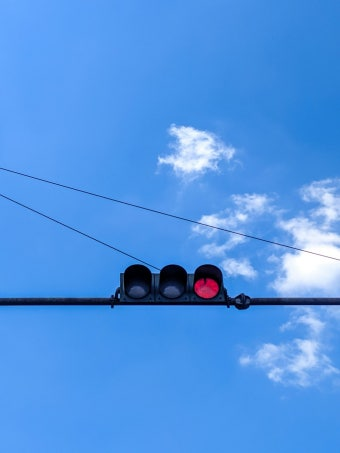
#> input picture lane_project/red.jpg, 340 x 453 px
$ python blinker_recognize.py
#> lines starting #> are read from the running program, lines starting #| are printed output that depends on the picture; after the words box and inside, x2 and y2 are one past the last pixel; in counts of white or black regions, pixels touching at a corner belong together
#> the answer given: red.jpg
#> further down, img is the input picture: shape (453, 340, 3); mean B, G, R 228.3, 149.5, 81.4
import cv2
import numpy as np


def detect_traffic_light(frame):
    result = frame.copy()
    height, width = frame.shape[:2]
#> height = 800; width = 600

    # 신호등 탐지 ROI
    roi_y_start = int(height * 0.15)
#> roi_y_start = 120
    roi_y_end = int(height * 0.95)
#> roi_y_end = 760
    roi = frame[roi_y_start:roi_y_end, :]
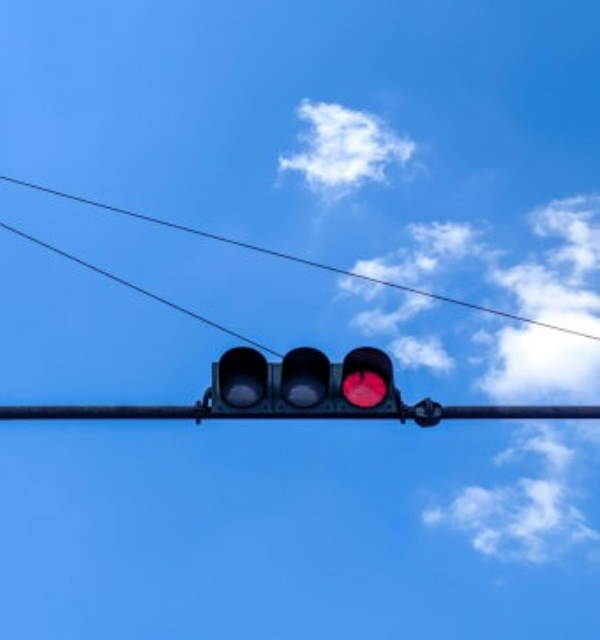
#> roi: shape (640, 600, 3); mean B, G, R 226.2, 149.1, 82.6

    blur = cv2.GaussianBlur(roi, (5, 5), 0)
    hsv = cv2.cvtColor(blur, cv2.COLOR_BGR2HSV)
#> hsv: shape (640, 600, 3); mean H, S, V 106.4, 164.6, 226.5

    # RED 범위
    lower_red1 = np.array([0, 30, 50])
    upper_red1 = np.array([20, 255, 255])

    lower_red2 = np.array([145, 30, 50])
    upper_red2 = np.array([180, 255, 255])

    red_mask1 = cv2.inRange(hsv, lower_red1, upper_red1)
#> red_mask1: shape (640, 600); every value is 0
    red_mask2 = cv2.inRange(hsv, lower_red2, upper_red2)
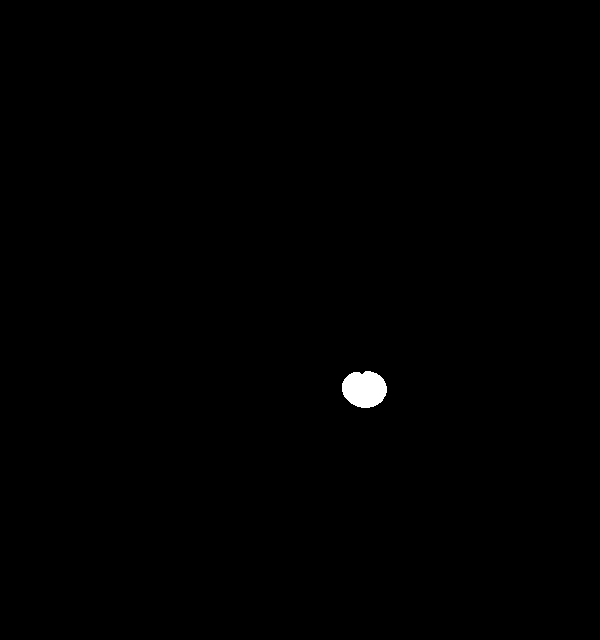
#> red_mask2: shape (640, 600); 0.34% white; 1 white region, box (x1, y1, x2, y2) and area: (342, 371, 387, 408) 1307
    red_mask = cv2.bitwise_or(red_mask1, red_mask2)

    # GREEN 범위
    lower_green = np.array([35, 40, 50])
    upper_green = np.array([95, 255, 255])
    green_mask = cv2.inRange(hsv, lower_green, upper_green)

    kernel = np.ones((5, 5), np.uint8)

    red_mask = cv2.morphologyEx(red_mask, cv2.MORPH_OPEN, kernel)
    red_mask = cv2.morphologyEx(red_mask, cv2.MORPH_CLOSE, kernel)
#> red_mask: shape (640, 600); 0.34% white; 1 white region

    green_mask = cv2.morphologyEx(green_mask, cv2.MORPH_OPEN, kernel)
    green_mask = cv2.morphologyEx(green_mask, cv2.MORPH_CLOSE, kernel)

    def find_best_light(mask):
        contours, _ = cv2.findContours(
            mask, cv2.RETR_EXTERNAL, cv2.CHAIN_APPROX_SIMPLE
        )
#> contours = 1 contour; box (x1, y1, x2, y2) and area: (342, 371, 387, 408) 1254

        best_area = 0
        best_box = None
        best_circle = None

        for cnt in contours:
            area = cv2.contourArea(cnt)

            if area < 30:
                continue

            x, y, w, h = cv2.boundingRect(cnt)

            ratio = w / h
            if ratio < 0.4 or ratio > 2.2:
                continue

            perimeter = cv2.arcLength(cnt, True)
            if perimeter == 0:
                continue

            circularity = 4 * np.pi * area / (perimeter * perimeter)

            if circularity < 0.15:
                continue

            (cx, cy), radius = cv2.minEnclosingCircle(cnt)

            if area > best_area:
                best_area = area
                best_box = (x, y + roi_y_start, w, h)
                best_circle = (int(cx), int(cy + roi_y_start), int(radius))
#> this loop made 1 pass
#> (area, x, y, w, h, ratio, perimeter, circularity) on pass 1: (1254.5, 342, 371, 45, 37, 1.22, 133.6, 0.883)
#> after the loop, best_area = 1254.5

        return best_area, best_box, best_circle

    red_area, red_box, red_circle = find_best_light(red_mask)
#> red_area = 1254.5; red_box = (342, 491, 45, 37); red_circle = (364, 507, 22)
    green_area, green_box, green_circle = find_best_light(green_mask)
#> green_area = 0

    state = "NONE"

    if red_area > green_area and red_box is not None:
        state = "RED"
        x, y, w, h = red_box
#> x = 342; y = 491; w = 45; h = 37
        cx, cy, r = red_circle
#> cx = 364; cy = 507; r = 22

        cv2.rectangle(result, (x, y), (x + w, y + h), (0, 0, 255), 3)
        cv2.circle(result, (cx, cy), r, (0, 0, 255), 3)

    elif green_area > red_area and green_box is not None:
        state = "GREEN"
        x, y, w, h = green_box
        cx, cy, r = green_circle

        cv2.rectangle(result, (x, y), (x + w, y + h), (0, 255, 0), 3)
        cv2.circle(result, (cx, cy), r, (0, 255, 0), 3)

    cv2.putText(result, f"Traffic Light: {state}", (30, 50),
                cv2.FONT_HERSHEY_SIMPLEX, 1.1, (255, 255, 255), 3)

    cv2.putText(result, f"Red Area: {int(red_area)}", (30, 90),
                cv2.FONT_HERSHEY_SIMPLEX, 0.8, (0, 0, 255), 2)

    cv2.putText(result, f"Green Area: {int(green_area)}", (30, 125),
                cv2.FONT_HERSHEY_SIMPLEX, 0.8, (0, 255, 0), 2)
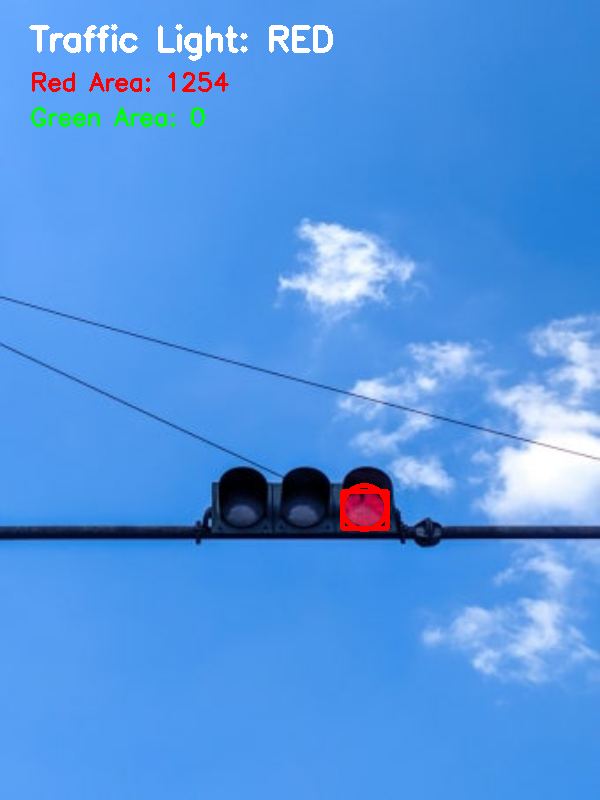
#> result: shape (800, 600, 3); mean B, G, R 227, 149.9, 83.3

    return result, red_mask, green_mask, state


file_name = input("이미지 파일명을 입력하세요: ")

img = cv2.imread(file_name)

if img is None:
    print("이미지를 찾을 수 없습니다. 파일 이름과 위치를 확인하세요.")

else:
    img = cv2.resize(img, (600, 800))

    result, red_mask, green_mask, state = detect_traffic_light(img)
#> state = 'RED'

    print("현재 신호등 상태:", state)
#| 현재 신호등 상태: RED

    cv2.imshow("Red Mask", red_mask)
    cv2.imshow("Green Mask", green_mask)
    cv2.imshow("Detection Result", result)

    save_name = "result_" + state.lower() + ".png"
#> save_name = 'result_red.png'
    cv2.imwrite(save_name, result)

    print("결과 이미지 저장 완료:", save_name)
#| 결과 이미지 저장 완료: result_red.png

    cv2.waitKey(0)
    cv2.destroyAllWindows()
